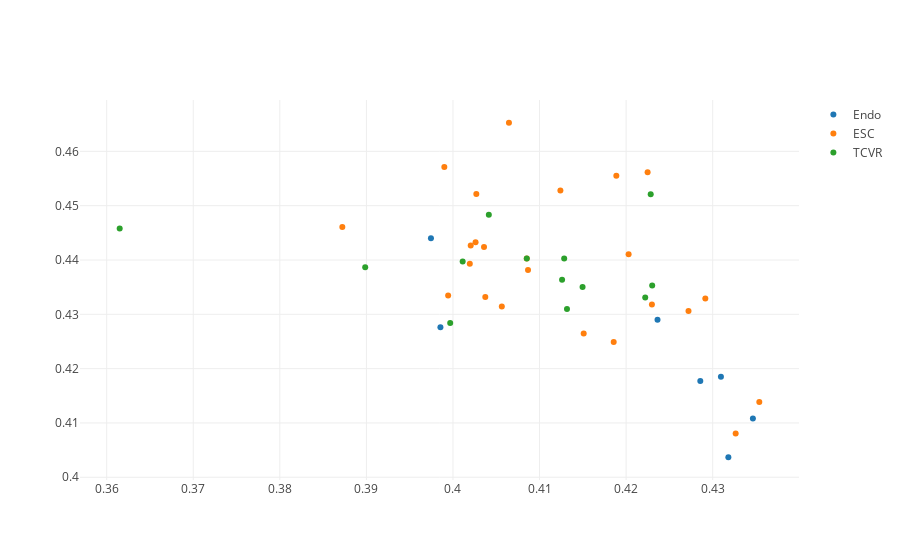

Notebook code for this chart:
### Code cell
endoResultsPre=list()
escResultsPre=list()
tcvrResultsPre=list()
endoResultsPost=list()
escResultsPost=list()
tcvrResultsPost=list()

print(len(resultListPre))

significance = 0.01


for currResultPre in resultListPre:
    if(currResultPre.operationType=="Endoscopic"):
        endoResultsPre.append(currResultPre)
    elif(currResultPre.operationType=="ESC"):
        escResultsPre.append(currResultPre)
    elif(currResultPre.operationType=="TCVR"):
        tcvrResultsPre.append(currResultPre)
    else:
        print("ERROR: no valid operation type for patient ")

endoGroupResultsPre=GroupResults(endoResultsPre)
escGroupResultsPre=GroupResults(escResultsPre)
tcvrGroupResultsPre=GroupResults(tcvrResultsPre)

#print("ESCPre: ",escGroupResultPre.resultCount)
#print("TCVRPre: ",tcvrGroupResultPre.resultCount)

print(len(resultListPost))

for currResultPost in resultListPost:
    if(currResultPost.operationType=="Endoscopic"):
        endoResultsPost.append(currResultPost)
    elif(currResultPost.operationType=="ESC"):
        escResultsPost.append(currResultPost)
    elif(currResultPost.operationType=="TCVR"):
        tcvrResultsPost.append(currResultPost)
    else:
        print("ERROR: no valid operation type for patient ")

endoGroupResultsPost=GroupResults(endoResultsPost)
escGroupResultsPost=GroupResults(escResultsPost)
tcvrGroupResultsPost=GroupResults(tcvrResultsPost)

endoDeltaResults = DeltaResults(endoResultsPre,endoResultsPost)
escDeltaResults = DeltaResults(escResultsPre,escResultsPost)
tcvrDeltaResults = DeltaResults(tcvrResultsPre,tcvrResultsPost)

print("Endo-ESC")
for currMetric in endoGroupResultsPost.metrics:
    gc=GroupCompare(endoGroupResultsPost,escGroupResultsPost,currMetric)
    gcDelta=GroupCompare(endoDeltaResults,escDeltaResults,currMetric)
    gcPre=GroupCompare(endoGroupResultsPre,escGroupResultsPre,currMetric)
    #if(gc.p<significance):
    #    print("Post Metric:",gc.metric," p:",gc.p, " change:",gc.x2-gc.x1)
    #if(gcDelta.p<significance):
    #    print("Delta Metric:",gc.metric," p:",gc.p)
    #print(gcDelta.metric,",",gcDelta.p)
    if(gcPre.p<significance):
        print("Pre Metric:",gcPre.metric," p:",gcPre.p, " change:",gcPre.x2-gcPre.x1)
    
print("Endo-TCVR")
for currMetric in endoGroupResultsPost.metrics:
    gc=GroupCompare(endoGroupResultsPost,tcvrGroupResultsPost,currMetric)
    gcDelta=GroupCompare(endoDeltaResults,tcvrDeltaResults,currMetric)
    gcPre=GroupCompare(endoGroupResultsPre,tcvrGroupResultsPre,currMetric)
    #if(gc.p<significance):
    #    print("Post Metric:",gc.metric," p:",gc.p, " change:",gc.x2-gc.x1)
    #if(gcDelta.p<significance):
    #    print("Delta Metric:",gc.metric," p:",gc.p)
    #print(gcDelta.metric,",",gcDelta.p)
    if(gcPre.p<significance):
        print("Pre Metric:",gcPre.metric," p:",gcPre.p, " change:",gcPre.x2-gcPre.x1)
   
    
print("ESC-TCVR")
for currMetric in endoGroupResultsPost.metrics:
    gc=GroupCompare(escGroupResultsPost,tcvrGroupResultsPost,currMetric)
    gcDelta=GroupCompare(escDeltaResults,tcvrDeltaResults,currMetric)
    gcPre=GroupCompare(escGroupResultsPre,tcvrGroupResultsPre,currMetric)
    #if(gc.p<significance):
    #    print("Post Metric:",gc.metric," p:",gc.p, " change:",gc.x2-gc.x1)
    #if(gcDelta.p<significance):
    #    print("Delta Metric:",gc.metric," p:",gc.p)
    #print(gcDelta.metric,",",gcDelta.p)
    if(gcPre.p<significance):
        print("Pre Metric:",gcPre.metric," p:",gcPre.p, " change:",gcPre.x2-gcPre.x1)
    

        
fig=go.Figure()
fig.add_trace(go.Scatter(x=endoGroupResultsPost.results["curvYPercentBack"],y=endoGroupResultsPost.results["curvZPercentBack"],mode='markers',name='Endo'))
fig.add_trace(go.Scatter(x=escGroupResultsPost.results["curvYPercentBack"],y=escGroupResultsPost.results["curvZPercentBack"],mode='markers',name='ESC'))
fig.add_trace(go.Scatter(x=tcvrGroupResultsPost.results["curvYPercentBack"],y=tcvrGroupResultsPost.results["curvZPercentBack"],mode='markers',name='TCVR'))
fig.show()




print("Endo Delta curvYPercentBack:",endoDeltaResults.means["curvYPercentBack"])
print("ESC Delta curvYPercentBack:",escDeltaResults.means["curvYPercentBack"])
print("TCVR Delta curvYPercentBack:",tcvrDeltaResults.means["curvYPercentBack"])

### Figure 1 — Plotly figure (JSON) as saved in the notebook; plotly's stock layout.template omitted (floating-point values rounded to 4 significant figures)
{"data": [{"mode": "markers", "name": "Endo", "type": "scatter", "uid": "8cb45744-1ce2-4f34-959d-da69a29a6117", "x": [0.4236, 0.4286, 0.4318, 0.431, 0.4346, 0.3975, 0.3985], "y": [0.429, 0.4177, 0.4037, 0.4185, 0.4108, 0.444, 0.4276]}, {"mode": "markers", "name": "ESC", "type": "scatter", "uid": "c939f74a-68e4-4751-85ac-82b12ab51c26", "x": [0.4036, 0.3994, 0.423, 0.4056, 0.4026, 0.4037, 0.4019, 0.4203, 0.4186, 0.4272, 0.4354, 0.4085, 0.4292, 0.399, 0.4087, 0.4189, 0.4327, 0.402, 0.4225, 0.3872, 0.4124, 0.4151, 0.4065, 0.4027], "y": [0.4424, 0.4334, 0.4318, 0.4314, 0.4433, 0.4332, 0.4393, 0.4411, 0.4249, 0.4306, 0.4139, 0.4403, 0.4329, 0.4571, 0.4382, 0.4555, 0.4081, 0.4427, 0.4561, 0.4461, 0.4528, 0.4265, 0.4653, 0.4521]}, {"mode": "markers", "name": "TCVR", "type": "scatter", "uid": "acf4f30a-2dbb-4c38-8a3d-9ae2e1a26db2", "x": [0.3997, 0.4011, 0.3899, 0.4126, 0.4128, 0.4228, 0.4041, 0.4222, 0.423, 0.3615, 0.4085, 0.4132, 0.415], "y": [0.4284, 0.4397, 0.4387, 0.4364, 0.4403, 0.4521, 0.4483, 0.4331, 0.4353, 0.4458, 0.4403, 0.431, 0.435]}], "layout": {}}
